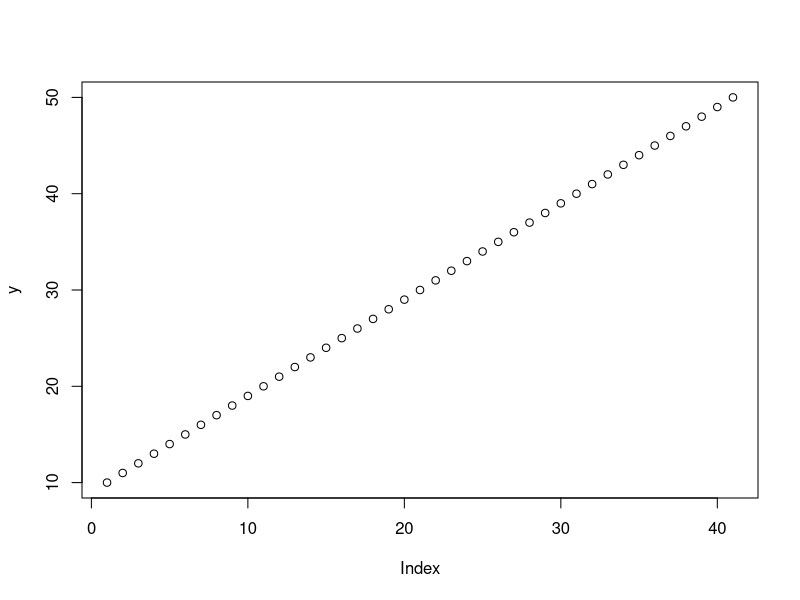
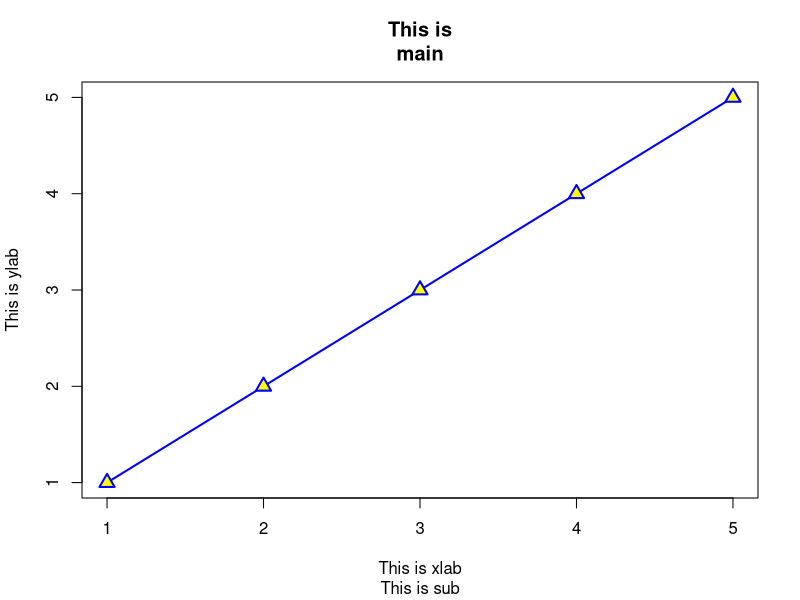
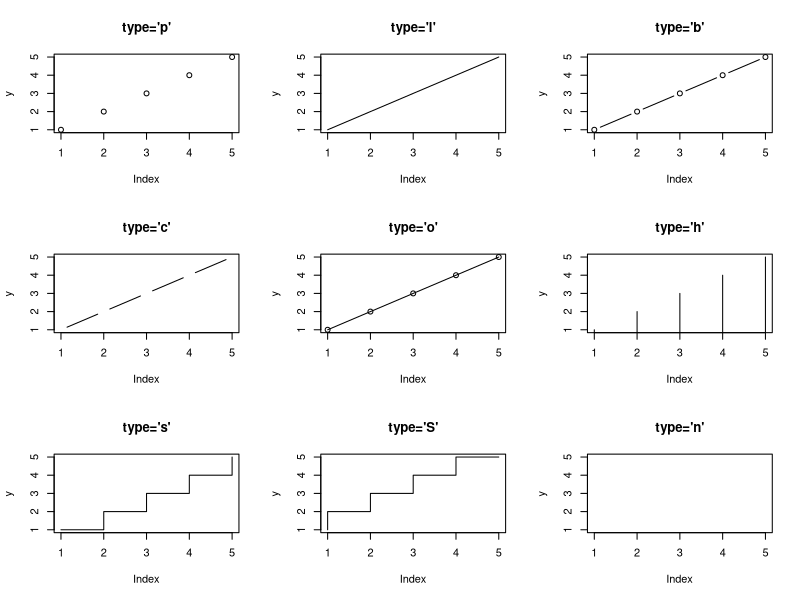
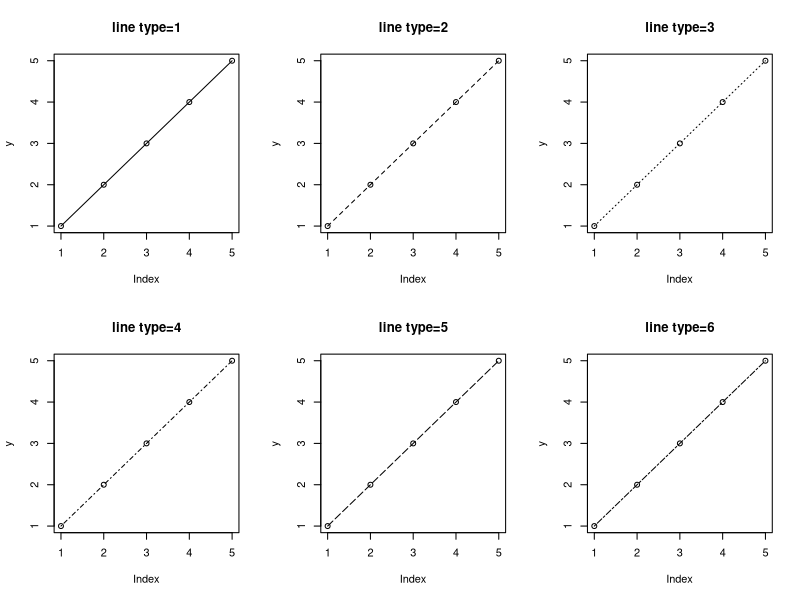
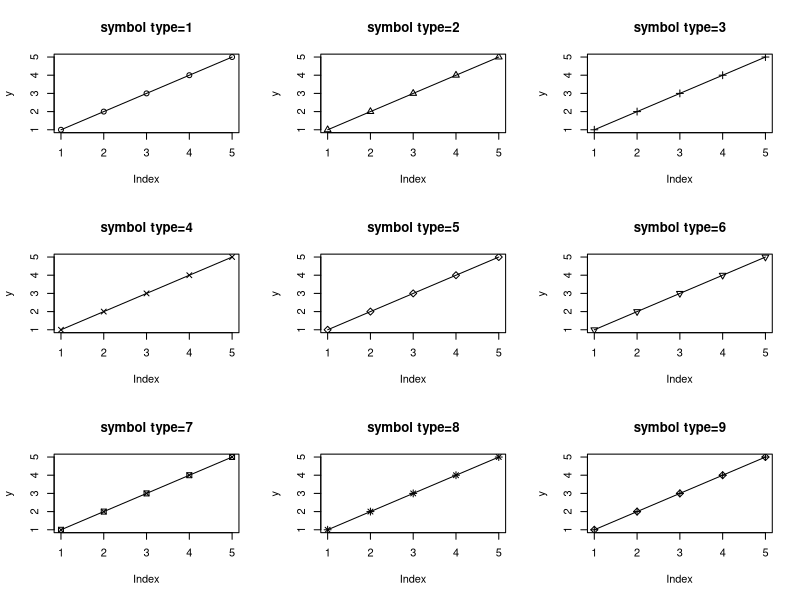
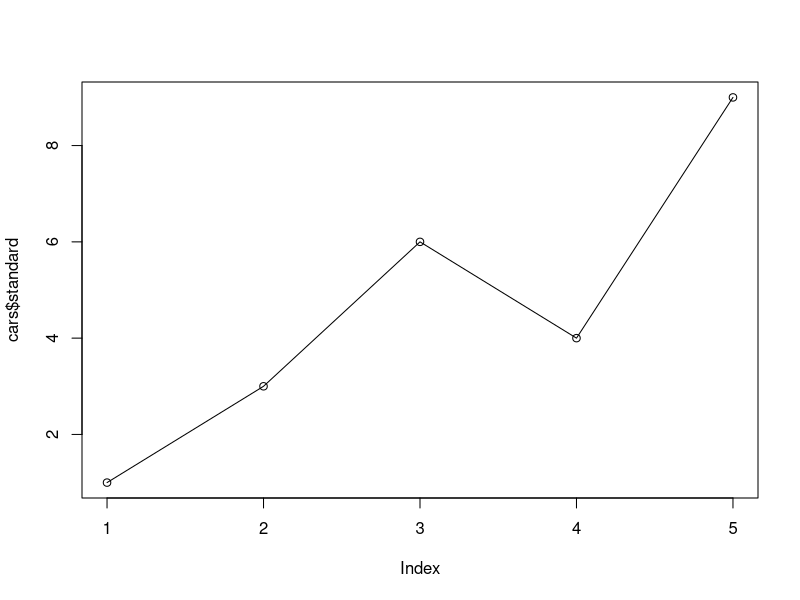
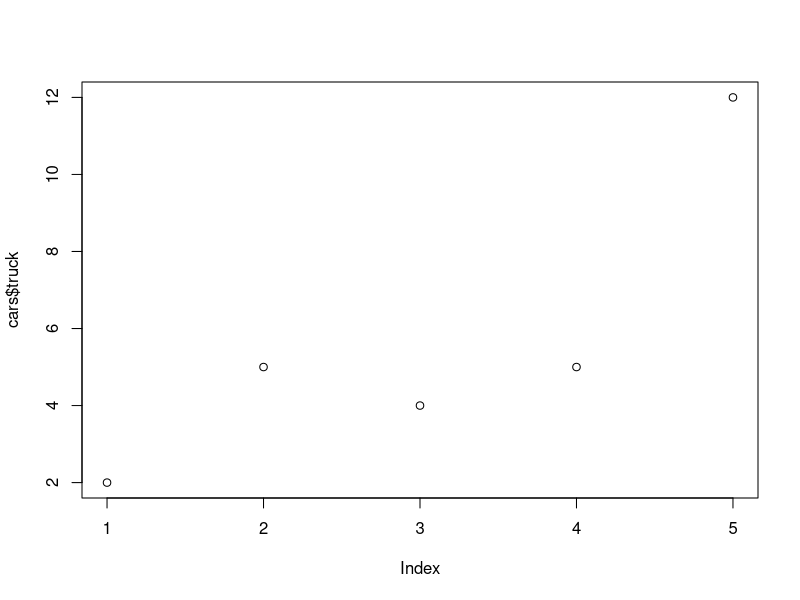
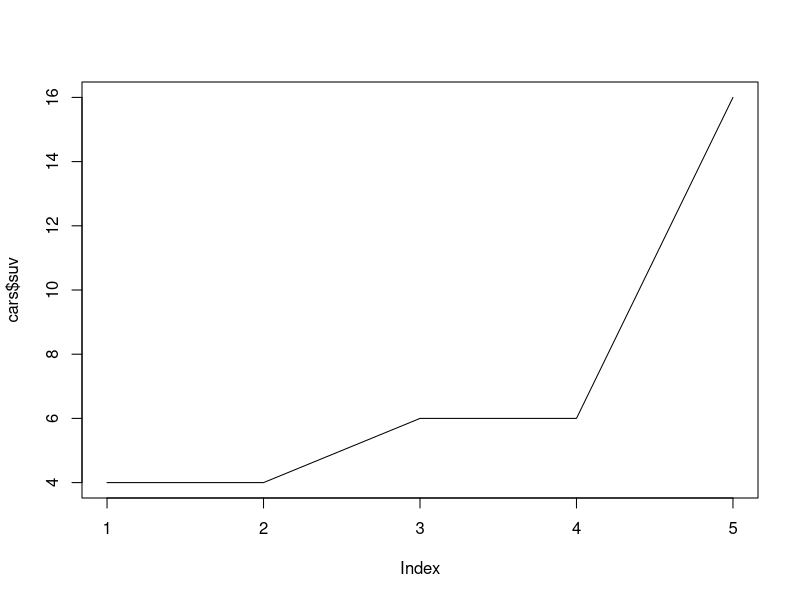

The R script that drew these images, in order:
# EDA 실습 R Graphic
y <- 10:50
plot(y)

y <- 1:5
# main = 그래프 제목, sub= 바닥에 추가 문구
plot(y, main="This is\nmain", sub="This is sub", xlab="This is xlab", ylab="This is ylab",
     type="o", lwd=2, col="blue", pch=24, bg="yellow", cex=1.5)

# xlab, ylab 축의 label
# lwd = line width
# lty = line type
# col = line color
# pch = plotting character or symbol 
# bg = symbor color
# cex = symbor expansion(size)


# type 변화
par( mfrow=c(3,3))
plot(y, type = 'p', main="type='p'")
plot(y, type = 'l', main="type='l'")
plot(y, type = 'b', main="type='b'")
plot(y, type = 'c', main="type='c'")
plot(y, type = 'o', main="type='o'")
plot(y, type = 'h', main="type='h'") # 수직막대
plot(y, type = 's', main="type='s'") # 계단 그래프
plot(y, type = 'S', main="type='S'") # 계단 그래프 반대
plot(y, type = 'n', main="type='n'") # no plotting


# Line type
par( mfrow=c(2,3))
for( i in 1:6 ) plot(y, type='o', lty=i, main=paste("line type=",i,sep=''))

colors() # 컬러 이름 다 호출
# 컬러 이름의 숫자 명시도 가능 col=552
which( colors() == "red") 



# pch ( plot character or symbol )
par( mfrow=c(3,3))
for( i in 1:9 ) plot(y, type='o', pch=i, main=paste('symbol type=',i,sep=''))



# lines, axis, box, title, legend, matplot 함수
par( mfrow=c(1, 1) )
cars <- data.frame(
  standard=c(1, 3, 6, 4, 9),
  truck=c(2, 5, 4, 5, 12),
  suv=c(4, 4, 6, 6, 16)
)
cars 
  

rownames(cars) <- c("Mon", "Tue", "Wed", "Thu", "Fri")
plot( cars$standard, type="o")
plot( cars$truck, type="p")
plot( cars$suv, type="l")

max_y <- max( cars )
# 최대값으로 y range 범위 제한
# axes=False 축 제거
plot( cars$standard, type="o", col="blue", ylim=c(0, max_y), axes=TRUE, ann=FALSE )
plot( cars$standard, type="o", col="blue", ylim=c(0, max_y), axes=FALSE, ann=TRUE )


# at = break 그래프 간격
axis(1, at=1:5, lab=rownames(cars) ) # 축변호 1 = 가로축
axis(2, at=seq(0, max_y, by=4), las=1 ) # 축번호 2 = 세로축
# box() 그래프 박스 그려줌

# plot 하위엔 lines() 함수로 선추가
lines( cars$truck, type="o", pch=22, lty=2, col="red" )
lines( cars$suv, type="o", pch=23, lty=3, col="green" )

# 그래프 main 이름 삽입
title(main="Car Rental", xlab="Weekday", ylab="The Number of Cars")
# 축 label 덮어씌워줌, reset 해서 다시 그려야 함
legend( "topleft", colnames(cars), col=c("blue", "red", "green"), pch=21:23, lty=1:3 )
legend("center", colnames(cars))
# "bottomright", "bottom", "bottomleft", "left", "topleft", "top", "topright", "right" 그리고 "center"






library(MASS)
head(birthwt)
factor(birthwt$race)
birthwt$race <- factor( birthwt$race, levels=c(1,2,3), labels=c("white","black","other"))
factor(birthwt$race)


head(birthwt$bwt)
attach(birthwt)
head(bwt)


par(mfrow=c(2,3))
hist(age)
hist(age,freq=FALSE) # y축의 값을 frequencey 가 아닌 probability density로 계산
# x축의 break point를 사용자가 직접 지정
hist(age, breaks = c(10,15,17,19,21,24,25,30,35,45))
# bar에 라벨을 입력ㅊ(python의annotation)
hist(age, labels=c("1~14", "15~19", "20~24", "25~29", "30~34", "35~39", "40~44") )
hist(age, col="red")
# histogram을 채울 사선의 밀도, 1 inch 당 line의 수.
hist(age, col="red", density=10)


head( birthwt[, c("bwt", "race")] )


# density plot

par(mfrow=c(1,1))
plot(density(bwt), main = 'bwt')
plot(density(bwt[race=='black']), col="black" )
lines(density(bwt[race=="white"]), col="red")
lines(density(bwt[race=="other"]), col="blue")


# box plot

par(mfrow=c(1,2))
boxplot(bwt)
boxplot(bwt ~ race)
boxplot(bwt~smoke, col=rainbow(2), xlab="Smoke", ylab="Birth Weight")
boxplot(bwt~race, col=rainbow(3), xlab="Race", ylab="Birth Weight")


detach(birthwt)


# iris 데이터 로드

par(mfrow=c(1,1))
str(iris)
attach(iris)
iris.mean <- aggregate(iris[,1:4], iris["Species"], mean)
iris.mean
iris.sd <- aggregate(iris[,1:4], iris["Species"], sd)
iris.sd

iris.sd.upper <- iris.mean[,2:5] + iris.sd[,2:5]
iris.sd.lower <- iris.mean[,2:5] - iris.sd[,2:5]

b <- barplot( as.matrix(iris.mean[,2:5]), beside=TRUE, col=c("red","blue","purple"), ylim=c(0,8))

# 잔차표시
arrows(b, as.matrix(iris.sd.upper), b, as.matrix(iris.sd.lower), angle=90, length=0.05, code=3)
# legend 표시
legend("topright", legend=iris.mean$Species, fill=c("Red","blue","purple"))
